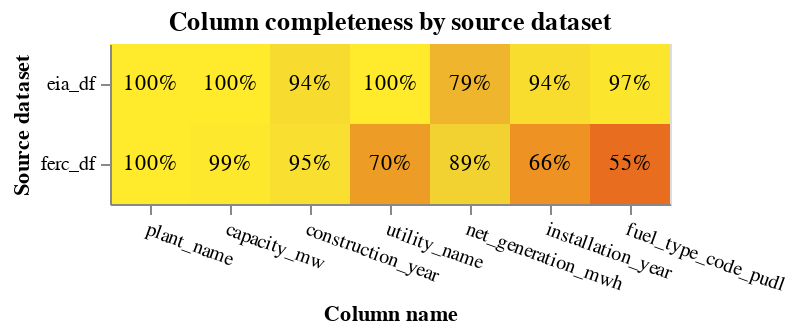

The notebook cell this image was saved under:
### Markdown cell above
# Data Exploration

### Code cell
linker.completeness_chart(cols=eia_ferc1_splink_model.MATCHING_COLS)

### Figure 1 — Vega-Lite specification as saved in the notebook (floating-point values rounded to 4 significant figures)
{"config": {"view": {"continuousWidth": 400, "continuousHeight": 300}}, "layer": [{"mark": "rect", "encoding": {"color": {"field": "completeness", "legend": null, "scale": {"scheme": "darkred", "zero": true}, "type": "quantitative"}, "tooltip": [{"field": "source_dataset", "title": "Source dataset", "type": "nominal"}, {"field": "total_rows_inc_nulls", "format": ",", "title": "# of records", "type": "quantitative"}, {"field": "column_name", "title": "Column name", "type": "nominal"}, {"field": "total_null_rows", "format": ",", "title": "# of nulls", "type": "quantitative"}, {"field": "completeness", "format": ".1%", "type": "quantitative"}], "x": {"axis": {"labelAngle": 20}, "field": "column_name", "sort": {"field": "mean_comp", "order": "descending"}, "title": "Column name", "type": "nominal"}, "y": {"field": "source_dataset", "title": "Source dataset", "type": "nominal"}}, "title": "Column completeness by source dataset", "transform": [{"joinaggregate": [{"op": "mean", "field": "completeness", "as": "mean_comp"}], "groupby": ["column_name"]}]}, {"mark": {"type": "text"}, "encoding": {"color": {"condition": {"test": "datum['completeness'] < 0.5", "value": "white"}, "value": "black"}, "text": {"field": "completeness", "format": ".0%", "type": "quantitative"}, "x": {"axis": {"labelAngle": 0}, "field": "column_name", "sort": {"field": "mean_comp", "order": "descending"}, "type": "nominal"}, "y": {"field": "source_dataset", "type": "nominal"}}, "transform": [{"joinaggregate": [{"op": "mean", "field": "completeness", "as": "mean_comp"}], "groupby": ["column_name"]}]}], "data": {"name": "data-c8b8f89a916c6ffbc44605857ff6ca3a"}, "height": {"step": 40}, "width": {"step": 40}, "$schema": "https://vega.github.io/schema/vega-lite/v5.9.3.json", "datasets": {"data-c8b8f89a916c6ffbc44605857ff6ca3a": [{"source_dataset": "eia_df", "column_name": "plant_name", "total_null_rows": 3, "total_rows_inc_nulls": 884264, "completeness": 1.0}, {"source_dataset": "ferc_df", "column_name": "plant_name", "total_null_rows": 0, "total_rows_inc_nulls": 56409, "completeness": 1.0}, {"source_dataset": "eia_df", "column_name": "utility_name", "total_null_rows": 107, "total_rows_inc_nulls": 884264, "completeness": 0.9999}, {"source_dataset": "ferc_df", "column_name": "utility_name", "total_null_rows": 16989, "total_rows_inc_nulls": 56409, "completeness": 0.6988}, {"source_dataset": "eia_df", "column_name": "fuel_type_code_pudl", "total_null_rows": 22806, "total_rows_inc_nulls": 884264, "completeness": 0.9742}, {"source_dataset": "ferc_df", "column_name": "fuel_type_code_pudl", "total_null_rows": 25371, "total_rows_inc_nulls": 56409, "completeness": 0.5502}, {"source_dataset": "eia_df", "column_name": "installation_year", "total_null_rows": 51965, "total_rows_inc_nulls": 884264, "completeness": 0.9412}, {"source_dataset": "ferc_df", "column_name": "installation_year", "total_null_rows": 18913, "total_rows_inc_nulls": 56409, "completeness": 0.6647}, {"source_dataset": "eia_df", "column_name": "construction_year", "total_null_rows": 55776, "total_rows_inc_nulls": 884264, "completeness": 0.9369}, {"source_dataset": "ferc_df", "column_name": "construction_year", "total_null_rows": 2959, "total_rows_inc_nulls": 56409, "completeness": 0.9475}, {"source_dataset": "eia_df", "column_name": "capacity_mw", "total_null_rows": 183, "total_rows_inc_nulls": 884264, "completeness": 0.9998}, {"source_dataset": "ferc_df", "column_name": "capacity_mw", "total_null_rows": 610, "total_rows_inc_nulls": 56409, "completeness": 0.9892}, {"source_dataset": "eia_df", "column_name": "net_generation_mwh", "total_null_rows": 188797, "total_rows_inc_nulls": 884264, "completeness": 0.7865}, {"source_dataset": "ferc_df", "column_name": "net_generation_mwh", "total_null_rows": 5986, "total_rows_inc_nulls": 56409, "completeness": 0.8939}]}}
